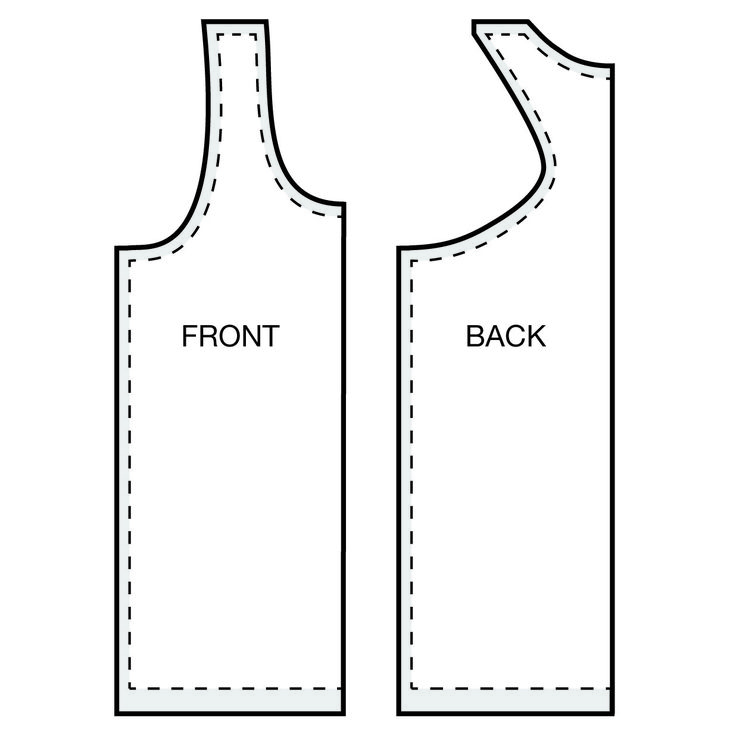
//> input picture OpenMesh-6.3/Edge Detection/pattern.tiff, 736 x 736 px
$ ./process pattern.tiff   (built with g++ and OpenCV 4)
//> lines starting //> are read from the running program, lines starting //| are printed output that depends on the picture; after the words box and inside, x2 and y2 are one past the last pixel; in counts of white or black regions, pixels touching at a corner belong together
//> further down, src is the input picture: 736 rows x 736 cols, CV_8UC3; mean B, G, R 244, 243.9, 243.7
//
//  process.cpp
//
//
//  Created by Terri on 4/18/17.
//
//


#include "opencv2/core.hpp"

#include "opencv2/imgproc/imgproc.hpp"
#include "opencv2/highgui/highgui.hpp"
#include <stdlib.h>
#include <stdio.h>
#include <iostream>

using namespace cv;

/// Global variables


//this is the source imafe
Mat src, src_gray;

//dst is the black image with the white lines
Mat dst, detected_edges;

int edgeThresh = 1;
int lowThreshold = 75;
int const max_lowThreshold = 100;
int ratio = 3;
int kernel_size = 3;
char* window_name = "Edge Map";
vector<Vec4i> heirarcy;
vector< vector<Point> > contours;

void CannyThreshold(int, void*)
{
    /// Reduce noise with a kernel 3x3
    blur( src_gray, detected_edges, Size(3,3) );

    /// Canny detector
    Canny( detected_edges, detected_edges, lowThreshold, lowThreshold*ratio, kernel_size );
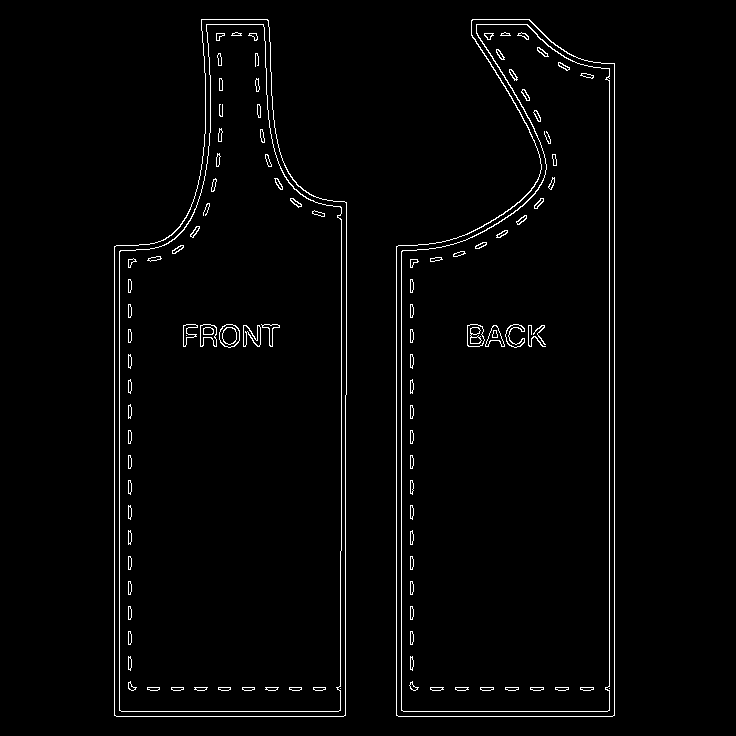
//> detected_edges: 736 rows x 736 cols, CV_8UC1; 2.1% white in thin lines or dots, all inside (x1, y1, x2, y2) = (114, 19, 615, 717)

    /// Using Canny's output as a mask, we display our result
    dst = Scalar::all(0);

    src.copyTo( dst, detected_edges);
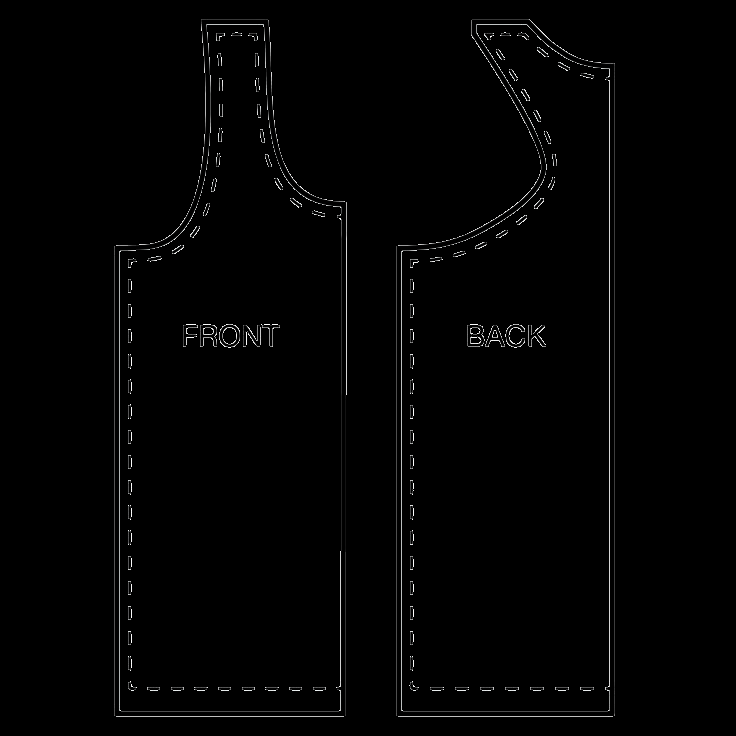
//> dst: 736 rows x 736 cols, CV_8UC3; mean B, G, R 2.8, 2.8, 2.8

}

//g++ $(pkg-config --cflags --libs opencv) process.cpp -o process
//use .tiff files
int main( int argc, char** argv )
{
    /// Load an image
    src = imread( argv[1] );

    if( !src.data )
    { return -1; }

    /// Create a matrix of the same type and size as src (for dst)
    dst.create( src.size(), src.type() );

    /// Convert the image to grayscale
    cvtColor( src, src_gray, CV_BGR2GRAY );

    /// Create a window
    namedWindow( window_name, CV_WINDOW_AUTOSIZE );

    /// Create a Trackbar for user to enter threshold
    //createTrackbar( "Min Threshold:", window_name, &lowThreshold, max_lowThreshold, CannyThreshold );

    /// Show the image
    CannyThreshold(0, 0);

    findContours(detected_edges, contours, heirarcy, RETR_TREE, CHAIN_APPROX_SIMPLE, Point(0,0));
//> contours = 216 contours, 12 with area under 20; largest, box (x1, y1, x2, y2) and area: (114, 19, 347, 717) 130106, (114, 19, 347, 717) 130054, (396, 19, 615, 717) 124501, (396, 19, 615, 717) 124347, (119, 24, 342, 712) 121440

    dst = Scalar::all(0);

    src.copyTo( dst, detected_edges);

    imshow( window_name, dst );

    for(int i =0; i< contours.size(); i++){
        for (int j = 0; j < contours[i].size(); j++){

            std::cout<<"EDGES "<<contours[i][j]<<" "<<i<<" "<<j<<std::endl;
        }
    }
    //contours is a 2D array, the outer layer is ennumerating the edges,
    //and the inner layer specifies the points in those edges


    /// Wait until user exit program by pressing a key
    waitKey(0);

    return 0;
}
